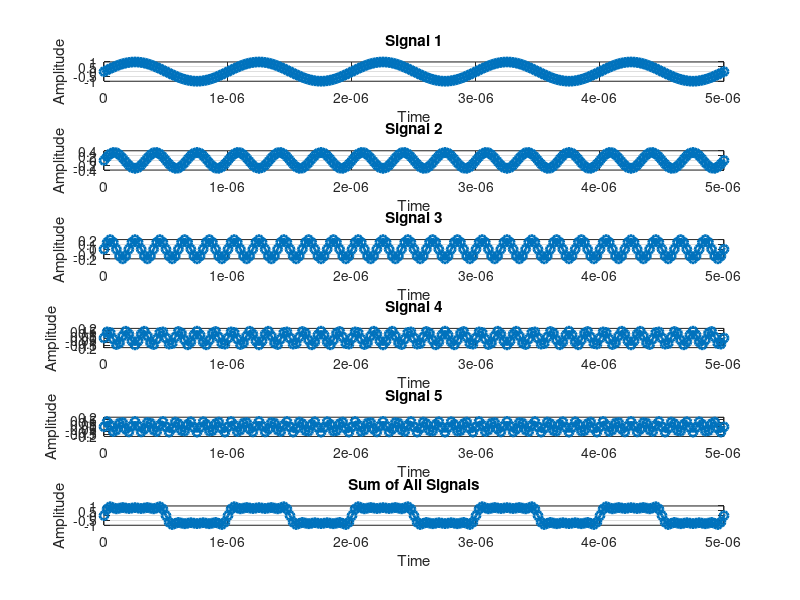

Write MATLAB code to recreate this figure. (Note: this script raises an error after producing the figure.)
% Superposition and Filtering
%
% Turker Dolapci
% 2024.09.24
%
clear all 	% clears everything in workspace
close all	% closes if there is something (e.g. figures)
clc 		% clears command window

fs= 40*1e6; %sampling rate equals to the number of samples per second (samples per second)
tdur= 100*1e-6; 		% time length of the signal to be generated in seconds
t= (0:(1/fs):tdur).'; 	%time vector
%it is advised for you to create column vectors, rather than row vectors
%because it is the convention, obey the conventions!! 
fc= 1*1e6; 	
T=1/fc;
R=1; 		% impedance of the load (resistor connected to the voltage source)


sig1= (1)*sin(2*pi*fc*t); 	
sig2= (1/3)*sin(2*pi*3*fc*t); 	
sig3= (1/5)*sin(2*pi*5*fc*t); 	
sig4= (1/7)*sin(2*pi*7*fc*t); 	
sig5= (1/9)*sin(2*pi*9*fc*t); 	
totalsig=sig1+sig2+sig3+sig4+sig5;

%to be more neat, you can create a matrix, in which each column includes a
%signal
%signals=[sig1,sig2,sig3,sig4,sig5];
%totalsig=sum(signals,2);

P_avg_sig1=10*log10(mean(sig1.^2/R))+30;
P_avg_sig2=10*log10(mean(sig2.^2/R))+30;
P_avg_sig3=10*log10(mean(sig3.^2/R))+30;
P_avg_sig4=10*log10(mean(sig4.^2/R))+30;
P_avg_sig5=10*log10(mean(sig5.^2/R))+30;
P_avg_totalsig=10*log10(mean(totalsig.^2/R))+30;
P_avg_signals=[P_avg_sig1;P_avg_sig2;P_avg_sig3;P_avg_sig4;P_avg_sig5]

figure
subplot(6,1,1)
plot(t,sig1,'o-','LineWidth',2)
xlim([0,5*T])
title('Signal 1')
ylabel('Amplitude')
xlabel('Time')
grid on

subplot(6,1,2)
plot(t,sig2,'o-','LineWidth',2)
xlim([0,5*T])
title('Signal 2')
ylabel('Amplitude')
xlabel('Time')
grid on

subplot(6,1,3)
plot(t,sig3,'o-','LineWidth',2)
xlim([0,5*T])
title('Signal 3')
ylabel('Amplitude')
xlabel('Time')
grid on

subplot(6,1,4)
plot(t,sig4,'o-','LineWidth',2)
xlim([0,5*T])
title('Signal 4')
ylabel('Amplitude')
xlabel('Time')
grid on

subplot(6,1,5)
plot(t,sig5,'o-','LineWidth',2)
xlim([0,5*T])
title('Signal 5')
ylabel('Amplitude')
xlabel('Time')
grid on

subplot(6,1,6)
plot(t,totalsig,'o-','LineWidth',2)
xlim([0,5*T])
title('Sum of All Signals')
ylabel('Amplitude')
xlabel('Time')
grid on

%%%%%%%%%%%%%
%filtering
filterbw=fc/10;
filteredsig1=bandpass(totalsig,[fc-filterbw/2 fc+filterbw/2],fs);
filteredsig2=bandpass(totalsig,[3*fc-filterbw/2 3*fc+filterbw/2],fs);
filteredsig3=bandpass(totalsig,[5*fc-filterbw/2 5*fc+filterbw/2],fs);
filteredsig4=bandpass(totalsig,[7*fc-filterbw/2 7*fc+filterbw/2],fs);
filteredsig5=bandpass(totalsig,[9*fc-filterbw/2 9*fc+filterbw/2],fs);

figure;
subplot(6,1,1)
plot(t,filteredsig1,'o-','LineWidth',2)
xlim([0,5*T])
title('Filtered Output 1')
ylabel('Amplitude')
xlabel('Time')
grid on

subplot(6,1,2)
plot(t,filteredsig2,'o-','LineWidth',2)
xlim([0,5*T])
title('Filtered Output 2')
ylabel('Amplitude')
xlabel('Time')
grid on

subplot(6,1,3)
plot(t,filteredsig3,'o-','LineWidth',2)
xlim([0,5*T])
title('Filtered Output 3')
ylabel('Amplitude')
xlabel('Time')
grid on

subplot(6,1,4)
plot(t,filteredsig4,'o-','LineWidth',2)
xlim([0,5*T])
title('Filtered Output 4')
ylabel('Amplitude')
xlabel('Time')
grid on

subplot(6,1,5)
plot(t,filteredsig5,'o-','LineWidth',2)
xlim([0,5*T])
title('Filtered Output 5')
ylabel('Amplitude')
xlabel('Time')
grid on


P_avg_filteredsig1=10*log10(mean(filteredsig1.^2/R))+30;
P_avg_filteredsig2=10*log10(mean(filteredsig2.^2/R))+30;
P_avg_filteredsig3=10*log10(mean(filteredsig3.^2/R))+30;
P_avg_filteredsig4=10*log10(mean(filteredsig4.^2/R))+30;
P_avg_filteredsig5=10*log10(mean(filteredsig5.^2/R))+30;
P_avg_filteredsignals=[P_avg_filteredsig1;P_avg_filteredsig2;P_avg_filteredsig3;P_avg_filteredsig4;P_avg_filteredsig5]


saSingleSided = spectrumAnalyzer('InputDomain','time',...
    'SampleRate',fs, ...
    'FrequencyResolutionMethod','rbw',...
    'RBWSource','property',...
    'RBW',10e3,...
    'VBWSource','property',...
    'VBW',10e3,...
    'PlotAsTwoSidedSpectrum',false,...
    'SpectrumType','rms',...
    'SpectrumUnits','Vrms');
saSingleSided(totalsig);
